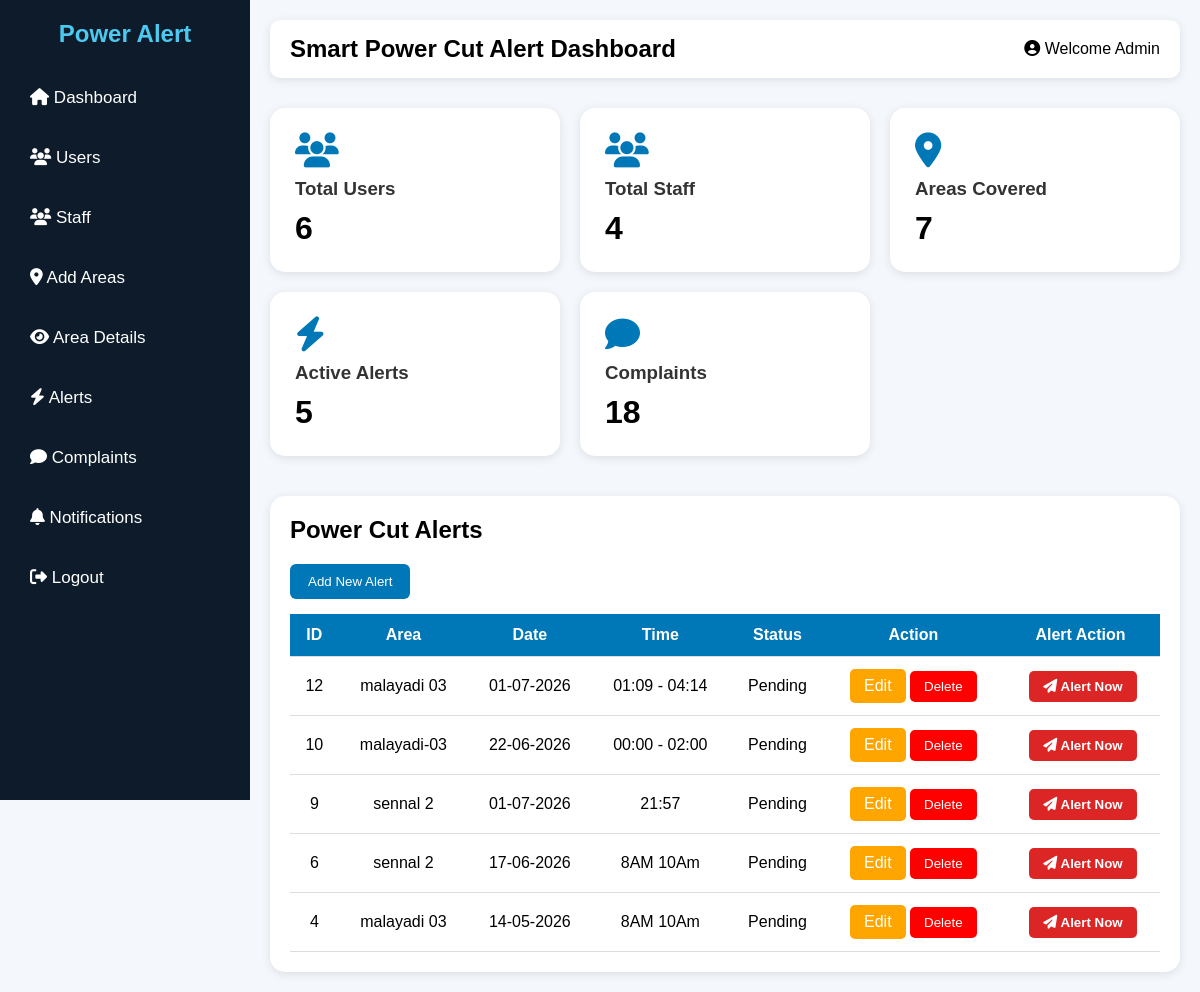
The page /Project/Thanseer/dashboard.php on the database its author committed.
### tables this page shows
CREATE TABLE `power_alerts` (
  `id` int(11) NOT NULL,
  `area` varchar(255) NOT NULL,
  `date` date NOT NULL,
  `time` varchar(100) NOT NULL,
  `status` varchar(50) NOT NULL DEFAULT 'Pending',
  `created_at` timestamp NOT NULL DEFAULT current_timestamp()
);

### Project/Thanseer/dashboard.php (the view, shortened to what this page needs)
<?php
include "db.php";
$user_sql = "SELECT COUNT(*) as total_users FROM users";
$user_result = mysqli_query($conn, $user_sql);
$user_data = mysqli_fetch_assoc($user_result);
$total_users = $user_data['total_users'];
$staff_sql = "SELECT COUNT(*) as total_staff FROM admins";
$staff_result = mysqli_query($conn, $staff_sql);
$staff_data = mysqli_fetch_assoc($staff_result);
$total_staff = $staff_data['total_staff'];
$area_count_sql = "SELECT COUNT(*) as total_areas FROM areas";
$area_count_result = mysqli_query($conn, $area_count_sql);
$area_count_data = mysqli_fetch_assoc($area_count_result);
$total_areas = $area_count_data['total_areas'];
$active_alerts_sql = "SELECT COUNT(*) as total_active FROM power_alerts WHERE status = 'Pending' OR status = 'In Progress'";
$active_alerts_result = mysqli_query($conn, $active_alerts_sql);
$active_alerts_data = mysqli_fetch_assoc($active_alerts_result);
$total_active_alerts = $active_alerts_data['total_active'];
?>
<!DOCTYPE html>
<html>
<head>
  <link href="https://cdnjs.cloudflare.com/ajax/libs/font-awesome/6.5.1/css/all.min.css" rel="stylesheet">
</head>
<body>
<div class="sidebar">
  <marquee behavior="" direction="right"><h2>Power Alert</h2></marquee>
  <ul>
    <li><a href="#"><i class="fa fa-home"></i> Dashboard</a></li>
    <li><a href="../rukaimy/users.php"><i class="fa fa-users"></i> Users</a></li>
    <li><a href="../rukaimy/staff.php"><i class="fa fa-users"></i> Staff</a></li>
    <li><a href="../Afrar/area.php"><i class="fa fa-location-dot"></i> Add Areas</a></li>
    <li><a href="../Afrar/areaDV.php"><i class="fa fa-eye"></i> Area Details</a></li>
    <li><a href="#"><i class="fa fa-bolt"></i> Alerts</a></li>
    <li><a href="#"><i class="fa fa-comment"></i> Complaints</a></li>
    <li><a href="#"><i class="fa fa-bell"></i> Notifications</a></li>
    <li><a href="../Hamyan GP/adminL.php"><i class="fa fa-right-from-bracket"></i> Logout</a></li>
  </ul>
</div>
<div class="main">
  <div class="topbar">
    <h2>Smart Power Cut Alert Dashboard</h2>
    <p><i class="fa fa-user-circle"></i> Welcome Admin</p>
  </div>
  <div class="cards">
    <div class="card">
      <i class="fa fa-users"></i>
      <h3>Total Users</h3>
      <h1><?php echo $total_users; ?></h1>
    </div>
    <div class="card">
      <i class="fa fa-users"></i>
      <h3>Total Staff</h3>
      <h1><?php echo $total_staff; ?></h1>
    </div>
    <div class="card">
      <i class="fa fa-location-dot"></i>
      <h3>Areas Covered</h3>
      <h1><?php echo $total_areas; ?></h1>
    </div>
    <div class="card">
      <i class="fa fa-bolt"></i>
      <h3>Active Alerts</h3>
      <h1><?php echo $total_active_alerts; ?></h1>
    </div>
    <div class="card">
      <i class="fa fa-comment"></i>
      <h3>Complaints</h3>
      <h1>18</h1>
    </div>
  </div>
  <div class="table-section">
    <h2>Power Cut Alerts</h2>
    <a href="../Afrar/areaDV.php" style="text-decoration: none;">
        <button class="add-btn">Add New Alert</button>
    </a>
    <table>
      <tr>
        <th>ID</th>
        <th>Area</th>
        <th>Date</th>
        <th>Time</th>
        <th>Status</th>
        <th>Action</th>
        <th>Alert Action</th>
      </tr>
      <?php
      $alert_sql = "SELECT * FROM power_alerts ORDER BY id DESC";
      $alert_result = mysqli_query($conn, $alert_sql);
      if(mysqli_num_rows($alert_result) > 0) {
          while($row = mysqli_fetch_assoc($alert_result)) {
              $formatted_date = date("d-m-Y", strtotime($row['date']));
              ?>
              <tr id="row_<?php echo $row['id']; ?>">
                <td><?php echo $row['id']; ?></td>
                <td><?php echo htmlspecialchars($row['area']); ?></td>
                <td><?php echo $formatted_date; ?></td>
                <td><?php echo htmlspecialchars($row['time']); ?></td>
                <td><?php echo htmlspecialchars($row['status']); ?></td>
                <td>
                  <a href="../Afrar/create_alert.php?id=<?php echo $row['id']; ?>" class="btn edit">Edit</a>
                  <button class="btn delete" onclick="deleteSystemAlert(<?php echo $row['id']; ?>)">Delete</button>
                </td>
                <td>
                  <button class="btn alert-trigger" onclick="sendSystemAlert(this, '<?php echo mysqli_real_escape_string($conn, $row['area']); ?>', '<?php echo $formatted_date; ?>', '<?php echo mysqli_real_escape_string($conn, $row['time']); ?>')">
                    <i class="fa fa-paper-plane" style="font-size:14px; color:white; margin:0;"></i> Alert Now
                  </button>
                </td>
              </tr>
              <?php
          }
      } else {
          echo "<tr><td colspan='7' style='text-align:center; padding:20px;'>No Scheduled Alerts Found.</td></tr>";
      }
      ?>
    </table>
  </div>
</div>
</body>
</html>

### Project/Thanseer/dashboard.php (style rules this page uses)
* { margin:0; padding:0; box-sizing:border-box; font-family:Arial, Helvetica, sans-serif; }
body { background:#f4f7fc; display:flex; }
.sidebar { width:250px; height:100vh; background:#0d1b2a; color:white; padding:20px; position:fixed; }
.sidebar h2 { text-align:center; margin-bottom:30px; color:#4cc9f0; }
.sidebar ul { list-style:none; }
.sidebar ul li { margin:20px 0; }
.sidebar ul li a { text-decoration:none; color:white; font-size:17px; display:block; padding:10px; border-radius:8px; transition:0.3s; }
.main { margin-left:250px; width:100%; padding:20px; }
.topbar { background:white; padding:15px 20px; border-radius:10px; display:flex; justify-content:space-between; align-items:center; box-shadow:0 2px 10px rgba(0,0,0,0.1); }
.cards { display:grid; grid-template-columns:repeat(auto-fit,minmax(220px,1fr)); gap:20px; margin-top:30px; }
.card { background:white; padding:25px; border-radius:15px; box-shadow:0 2px 10px rgba(0,0,0,0.1); transition:0.3s; }
.card i { font-size:35px; margin-bottom:10px; color:#0077b6; }
.card h3 { margin-bottom:10px; color:#333; }
.table-section { margin-top:40px; background:white; padding:20px; border-radius:15px; box-shadow:0 2px 10px rgba(0,0,0,0.1); }
table { width:100%; border-collapse:collapse; margin-top:15px; }
table th, table td { padding:12px; border-bottom:1px solid #ddd; text-align:center; }
table th { background:#0077b6; color:white; }
.btn { padding:8px 14px; border:none; border-radius:5px; cursor:pointer; color:white; }
.edit { background:orange; text-decoration: none; color: white; display: inline-block; }
.delete { background:red; }
.alert-trigger { background:#dc2626; margin-left:5px; font-weight:bold; }
.add-btn { background:#0077b6; padding:10px 18px; border:none; color:white; border-radius:6px; margin-top:20px; cursor:pointer; }

### rows shown on the page
power_alerts: id "12", area "malayadi 03", date "01-07-2026", time "01:09 - 04:14", status "Pending"
power_alerts: id "10", area "malayadi-03", date "22-06-2026", time "00:00 - 02:00", status "Pending"
power_alerts: id "9", area "sennal 2", date "01-07-2026", time "21:57", status "Pending"
power_alerts: id "6", area "sennal 2", date "17-06-2026", time "8AM 10Am", status "Pending"
power_alerts: id "4", area "malayadi 03", date "14-05-2026", time "8AM 10Am", status "Pending"

### other values the page prints
$total_users "6"
$total_staff "4"
$total_areas "7"
$total_active_alerts "5"
